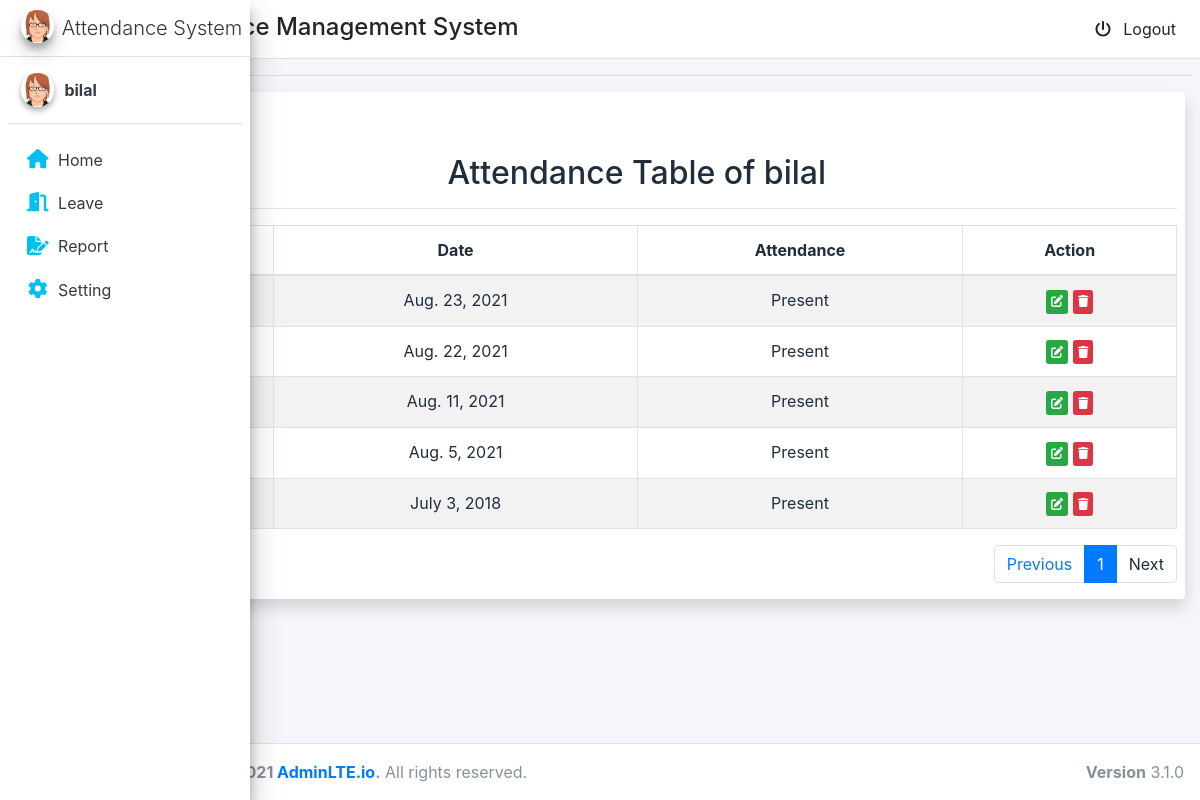
The page /adm/student/attendance/2 (signed in) on the database its author committed.
### account/models.py (models this page shows, shortened)
class MyUser(AbstractUser):
    USER_TYPE_CHOICES = (
        (1, 'student'),
        (2, 'admin'),
    )
    email = models.EmailField(verbose_name='Email', max_length=60, unique=True)
    user_type = models.PositiveSmallIntegerField(choices=USER_TYPE_CHOICES,default='1')
    phone=models.IntegerField(blank=True,null=True)
    picture = models.ImageField(upload_to='static/image/profile_pic/', null=True,blank=True)
    USERNAME_FIELD = 'email'
    username=None
    REQUIRED_FIELDS = []
    objects = CustomUserManager()

### students/models.py (models this page shows, shortened)
class Attendance(models.Model):
    student=models.ForeignKey(MyUser,on_delete=models.CASCADE)
    mark_attendance=models.BooleanField(default=False)
    date=models.DateField(default=None)

### adm/views.py (the view)
# urls.py: path('student/attendance/<int:pk>',views.students_attendance,name='students_attendance'),
def students_attendance(request, pk):
    stu_attend = Attendance.objects.all().filter(student=pk).order_by('-id')
    student_name = MyUser.objects.get(id=pk)
    p = Paginator(stu_attend, 7)
    page_number = request.GET.get('page')
    try:
        page_obj = p.get_page(page_number)
    except PageNotAnInteger:
        page_obj = p.page(1)
    except EmptyPage:
        page_obj = p.page(p.num_pages)
    context = {'page_obj': page_obj,
               'name': student_name.first_name, 'student_id': student_name.id}
    return render(request, 'attendance_tablel.html', context)

### adm/templates/attendance_tablel.html (shortened to what this page needs)
{% extends 'base.html' %}
{% block content %}
<div class="container-fluid ">
    <div class="col-md-12 shadow bg-white rounded">
        <br>
<a href="{% url 'add_attendance' student_id %}"><button type="button" id="back-product" class="btn btn-primary" >Add Attendance</button></a>
        <h2 class="text-center">Attendance Table of {{ name }}</h2>
        <hr>
        <div class="content-panel table-responsive">
            <table class="table table-striped table-bordered table-advance table-hover item-table">
                <thead>
                    <tr>
                        <th class="text-center"> S.No</th>
                        <th class="text-center"> Date</th>
                        <th class="text-center">Attendance</th>
                        <th class="text-center">Action</th>
                    </tr>
                </thead>
                <tbody class="product-table-body text-center">
                    {% if page_obj %}
                    {% for att in page_obj.object_list %}
                    <tr>
                        <td><a href="#">{{ forloop.counter}}</a></td>
                        <td class="#">{{ att.date }}</td>
                        {% if att.mark_attendance == True %}
                        <td class="#">Present</td>
                        {% else %}
                        <td class="#">Absent</td>
                        {% endif %}
                        <td>
                            <a href="{% url 'update_attendance' att.id %}"><button class="btn btn-success btn-xs"><i class="fa fa-edit"></i></button></a>
                            <a href="{% url 'delete_attendance' att.id %}"><button class="btn btn-danger btn-xs"><i class="fa fa-trash"></i></button></a>
                        </td>
                    </tr>
                    {% endfor %}
                    {% else %}
                    <tr>
                        <td colspan="8"> No Record Found</td>
                    </tr>
                    {% endif %}
                </tbody>
            </table>
            <nav aria-label="...">
                <ul class="pagination justify-content-end">
                    <li class="page-item ">
                        <a {% if page_obj.has_previous %} href="?page={{page_obj.previous_page_number }}" {% else %}
                            disable {% endif %}>
                            <span class="page-link">Previous</span></a>
                    </li>
                    <li class="page-item active"><a class="page-link "
                            href="?page={{page_obj.number}}">{{page_obj.number}}</a></li>
                    <li class="page-item">
                        <a class="page-link" >Next</a>
                    </li>
                </ul>
            </nav>
        </div>
    </div>
</div>
{% endblock content %}

### templates/components/sidebar.html (shortened to what this page needs)
{% load cache %}
{% load static %}
<aside id="side_bar" class="main-sidebar sidebar-light-primary  elevation-4 ">
    <a href="" class="brand-link ">
        <img src="{% static 'image/avatar3.png' %}" alt="AdminLTE Logo" class="brand-image img-circle elevation-3">
        <span class="brand-text font-weight-light text-center">Attendance System</span>
    </a>
    <div id="sidebarmenu">
        <div class="sidebar">
            <div class="user-panel mt-3 pb-3 mb-3 d-flex">
                <div class="image">
                    {% if request.user.picture %}
                    <img src="/{{request.user.picture}}" class="img-circle elevation-2" alt="Image">
                    {% else %}
                    <img src="{% static 'image/avatar3.png' %}" class="img-circle elevation-2" alt="Image">
                    {% endif %}
                </div>
                <div class="info">
                    <a href="" class="d-block"><strong>{{request.user.first_name}}</strong></a>
                </div>
            </div>
            <nav class="mt-2">
                <ul class="nav nav-pills nav-sidebar flex-column" data-widget="treeview" role="menu"
                    data-accordion="false">
                  {% if  request.user.user_type == 1 %}
                    <li class="nav-item">
                        <a href="{% url 'student_home' %}"
                            class="nav-link">
                            <i style="color: #00c0ef;" class="nav-icon fa fa-home"></i>
                            <p class="">
                                Home
                            </p>
                        </a>
                    </li>
                    <li class="nav-item">
                        <a href="{% url 'leave_table' %}" class="nav-link ">
                            <i style="color: #00c0ef;" class="nav-icon fas fa-door-open"></i>
                            <p>Leave </p>
                        </a>
                    </li>
                    <li class="nav-item">
                        <a href="{% url 'attendance_table' %}" class="nav-link ">
                            <i style="color: #00c0ef;" class="nav-icon fas fa-file-signature"></i>
                            <p>Report </p>
                        </a>
                    </li>
                    <li class="nav-item">
                        <a href="{% url 'update_profile' %}" class="nav-link ">
                            <i style="color: #00c0ef;" class="nav-icon fas fa-cog"></i>
                            <p>Setting</p>
                        </a>
                    </li>
                  {%endif %}
            </nav>
        </div>
    </div>
</aside>

### rows shown on the page
MyUser: user.first_name "bilal", first_name "bilal"
Attendance: date "Aug. 23, 2021", mark_attendance "Present"
Attendance: date "Aug. 22, 2021", mark_attendance "Present"
Attendance: date "Aug. 11, 2021", mark_attendance "Present"
Attendance: date "Aug. 5, 2021", mark_attendance "Present"
Attendance: date "July 3, 2018", mark_attendance "Present"

### other values the page prints
{{ page_obj.number }} "1"
